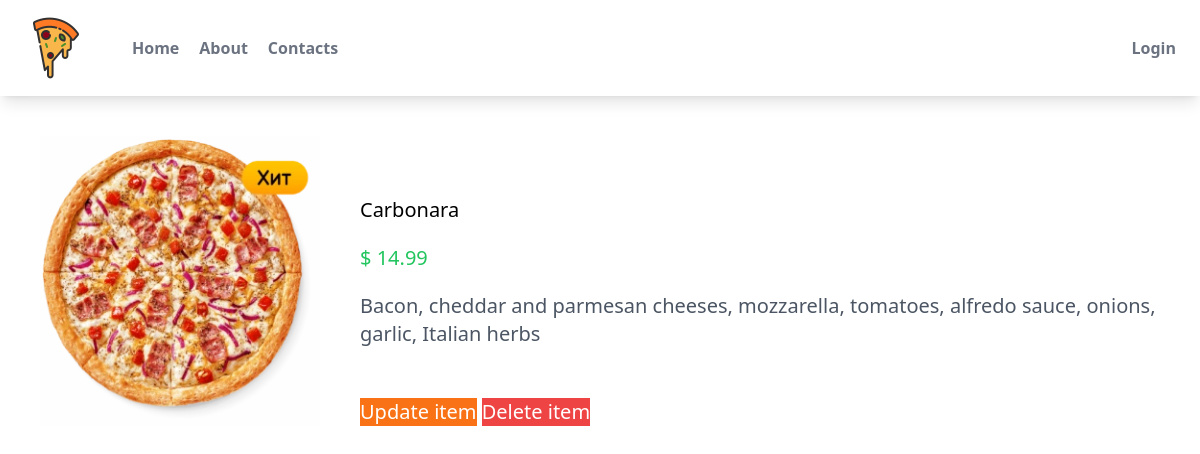
The app's page /myapp/14/ with its own data.
### myapp/models.py (models this page shows, shortened)
class Pizza(models.Model):
    name = models.CharField(max_length=50)
    description = models.CharField(max_length=500)
    price = models.DecimalField(max_digits=5,decimal_places=2)
    image = models.ImageField(blank=True, upload_to='images')

### myapp/views.py (the view)
# urls.py: path("<int:my_id>/",views.pizzas_list_item,name="detail_pizza"),
def pizzas_list_item(request, my_id):
    item = Pizza.objects.get(id=my_id)
    context = {"item": item}
    return render(request, "myapp/detail_pizza.html", context)

### myapp/templates/myapp/detail_pizza.html
{% extends "myapp/index.html" %}
{% load humanize %}
{% block content %}
<div class="flex p-10 w-full h-200">
  <img class="w-1/4" src="{{item.image.url}}" alt="itemPizza">
  <div class="w-3/4 text-xl ml-10 mt-10">
    <p class="mt-5">{{item.name}}</p>
    <p class="mt-5 text-green-500">$ {{item.price | intcomma}}</p>
    <p class="mt-5 text-gray-600">{{item.description}}</p>
    <button class="bg-orange-500 text-white mt-[50px]">
      <a href="{% url 'myapp:update_pizza_item' item.id %}">Update item</a>
    </button>
    <button class="bg-red-500 text-white mt-[50px]">
      <a href="{% url 'myapp:delete_pizza_item' item.id %}">Delete item</a>
    </button>
  </div>
</div>
{% endblock content %}

### myapp/static/myapp/styles.css (style rules this page uses)
html, :host { line-height: 1.5; -webkit-text-size-adjust: 100%; -moz-tab-size: 4; -o-tab-size: 4; tab-size: 4; font-family: ui-sans-serif, system-ui, sans-serif, "Apple Color Emoji", "Segoe UI Emoji", "Segoe UI Symbol", "Noto Color Emoji"; font-feature-settings: normal; font-variation-settings: normal; -webkit-tap-highlight-color: transparent; }
body { margin: 0; line-height: inherit; }
a { color: inherit; text-decoration: inherit; }
button, input, optgroup, select, textarea { font-family: inherit; font-feature-settings: inherit; font-variation-settings: inherit; font-size: 100%; font-weight: inherit; line-height: inherit; color: inherit; margin: 0; padding: 0; }
button, select { text-transform: none; }
button, [type='button'], [type='reset'], [type='submit'] { -webkit-appearance: button; background-color: transparent; background-image: none; }
blockquote, dl, dd, h1, h2, h3, h4, h5, h6, hr, figure, p, pre { margin: 0; }
button, [role="button"] { cursor: pointer; }
img, svg, video, canvas, audio, iframe, embed, object { display: block; vertical-align: middle; }
img, video { max-width: 100%; height: auto; }
.ml-10 { margin-left: 2.5rem; }
.mt-10 { margin-top: 2.5rem; }
.mt-5 { margin-top: 1.25rem; }
.mt-\[50px\] { margin-top: 50px; }
.flex { display: flex; }
.w-1\/4 { width: 25%; }
.w-3\/4 { width: 75%; }
.w-full { width: 100%; }
.bg-orange-500 { --tw-bg-opacity: 1; background-color: rgb(249 115 22 / var(--tw-bg-opacity)); }
.bg-red-500 { --tw-bg-opacity: 1; background-color: rgb(239 68 68 / var(--tw-bg-opacity)); }
.p-10 { padding: 2.5rem; }
.text-xl { font-size: 1.25rem; line-height: 1.75rem; }
.text-gray-600 { --tw-text-opacity: 1; color: rgb(75 85 99 / var(--tw-text-opacity)); }
.text-green-500 { --tw-text-opacity: 1; color: rgb(34 197 94 / var(--tw-text-opacity)); }
.text-white { --tw-text-opacity: 1; color: rgb(255 255 255 / var(--tw-text-opacity)); }

### records on screen
Pizza: image (picture), name "Carbonara", price "14.99", description "Bacon, cheddar and parmesan cheeses, mozzarella, tomatoes, alfredo sauce, onions, garlic, Italian herbs"
